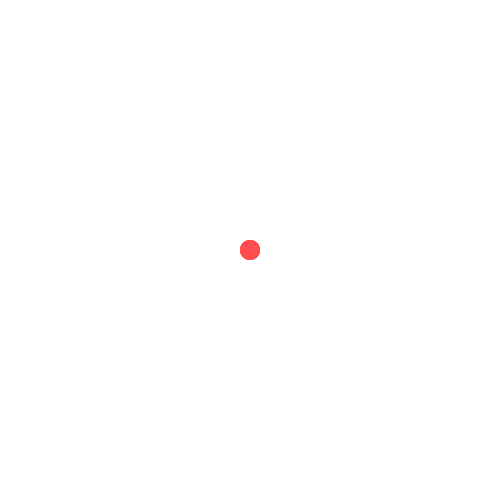
Frame 1 (no input)
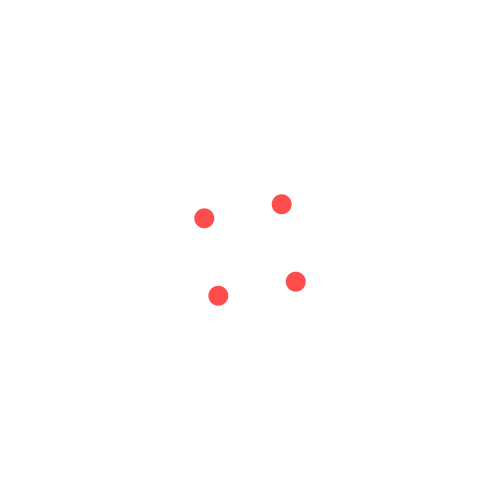
Frame 60 (the mouse pressed at the canvas centre just before this capture)
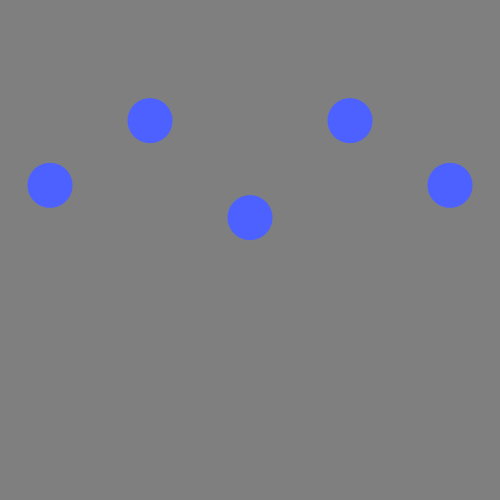
Frame 120 (the mouse held since frame 60 and released just before this capture)

The Processing sketch that drew these frames (run headless with seeded random() and noise(); from frame 60 on, the mouse is pressed at the canvas centre):

// Processing sketch: processing_173110
// ── processing_173110.pde

float counter =0;
void setup()
{
  size (500, 500);
    background(255);
  colorMode(HSB, 360, 100, 100);
  noStroke();
  
}

void draw()

{
if (mousePressed == true)
{
  float hintergrund = map(mouseY, 0, height- mouseY, 100, 50);
background(360, 0, hintergrund);


  float counter_mouse = map(mouseY, 0, height, 0.1, 0.01);
  float big = map(mouseY, 0, height, 20, 70);
  float farbe = map(mouseY, 0, height, 233, 233);


  translate(width/2, height/2);

  fill(farbe, 70, height - mouseY );


  ellipse(-100, sin(counter)*200, big, big);
  ellipse(100, sin(counter)*200, big, big);
  ellipse(0, sin(counter)*50, big, big);
  ellipse(-200, sin(counter)*100, big, big);
  ellipse(200, sin(counter)*100, big, big);
  



  counter +=counter_mouse;
}

else
{
 background (0, mouseX, 100);


  float big = map (mouseX, 0, width, 20, 70);
  float counter_mouse = map(mouseX, 0, width, 0.01, 0.2);
  float farbe = map(sin(counter), -1, 1, 0, 100);


  translate (width/2, height/2);

  fill(0, 70, width-mouseX);


rotate(radians(millis())*0.1);
  ellipse ( 0, sin(counter)*100, big, big);
  ellipse ( 0, -sin(counter)*100, big, big);
  ellipse (sin(counter)*100, 0 , big, big);
  ellipse (-sin(counter)*100, 0,  big, big);
  
  

  counter += counter_mouse;
}
}
